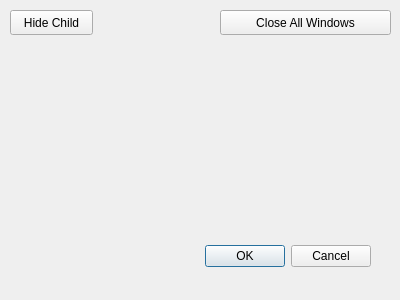
<?xml version="1.0" encoding="UTF-8"?>
<ui version="4.0">
 <class>Dialog</class>
 <widget class="QDialog" name="Dialog">
  <property name="geometry">
   <rect>
    <x>0</x>
    <y>0</y>
    <width>400</width>
    <height>300</height>
   </rect>
  </property>
  <property name="windowTitle">
   <string>Dialog</string>
  </property>
  <widget class="QDialogButtonBox" name="buttonBox">
   <property name="geometry">
    <rect>
     <x>30</x>
     <y>240</y>
     <width>341</width>
     <height>32</height>
    </rect>
   </property>
   <property name="orientation">
    <enum>Qt::Horizontal</enum>
   </property>
   <property name="standardButtons">
    <set>QDialogButtonBox::Cancel|QDialogButtonBox::Ok</set>
   </property>
  </widget>
  <widget class="QPushButton" name="pushButton">
   <property name="geometry">
    <rect>
     <x>220</x>
     <y>10</y>
     <width>171</width>
     <height>25</height>
    </rect>
   </property>
   <property name="text">
    <string>Close All Windows</string>
   </property>
  </widget>
  <widget class="QPushButton" name="pushButton_2">
   <property name="geometry">
    <rect>
     <x>10</x>
     <y>10</y>
     <width>83</width>
     <height>25</height>
    </rect>
   </property>
   <property name="text">
    <string>Hide Child</string>
   </property>
  </widget>
  <action name="actionClose">
   <property name="checkable">
    <bool>true</bool>
   </property>
   <property name="text">
    <string>Close</string>
   </property>
  </action>
 </widget>
 <resources/>
 <connections>
  <connection>
   <sender>buttonBox</sender>
   <signal>accepted()</signal>
   <receiver>Dialog</receiver>
   <slot>accept()</slot>
   <hints>
    <hint type="sourcelabel">
     <x>248</x>
     <y>254</y>
    </hint>
    <hint type="destinationlabel">
     <x>157</x>
     <y>274</y>
    </hint>
   </hints>
  </connection>
  <connection>
   <sender>buttonBox</sender>
   <signal>rejected()</signal>
   <receiver>Dialog</receiver>
   <slot>reject()</slot>
   <hints>
    <hint type="sourcelabel">
     <x>316</x>
     <y>260</y>
    </hint>
    <hint type="destinationlabel">
     <x>286</x>
     <y>274</y>
    </hint>
   </hints>
  </connection>
  <connection>
   <sender>actionClose</sender>
   <signal>triggered()</signal>
   <receiver>Dialog</receiver>
   <slot>close()</slot>
   <hints>
    <hint type="sourcelabel">
     <x>-1</x>
     <y>-1</y>
    </hint>
    <hint type="destinationlabel">
     <x>199</x>
     <y>149</y>
    </hint>
   </hints>
  </connection>
  <connection>
   <sender>pushButton_2</sender>
   <signal>clicked()</signal>
   <receiver>Dialog</receiver>
   <slot>hide()</slot>
   <hints>
    <hint type="sourcelabel">
     <x>51</x>
     <y>22</y>
    </hint>
    <hint type="destinationlabel">
     <x>199</x>
     <y>149</y>
    </hint>
   </hints>
  </connection>
 </connections>
</ui>
